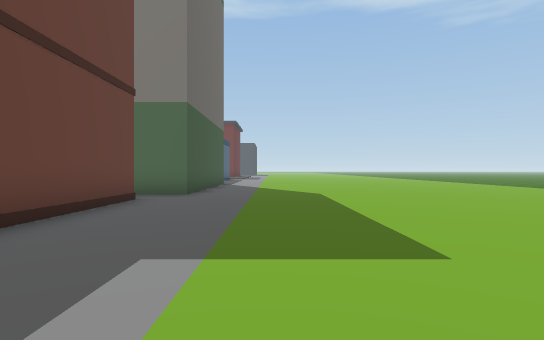
view 1 (above)

24 first-person views from a walk through a scene from a Unity 3-D project. The camera is 1.3 m above the floor, looks level and sees 80° across. The floor is counted in squares, 2 m on a side. Each view is taken from the middle of a square. On the plan, view 1 faces up. The plan holds only what a view shows up to about 10 squares ahead; the rest is blank. The place goes on beyond the plan.

view 2
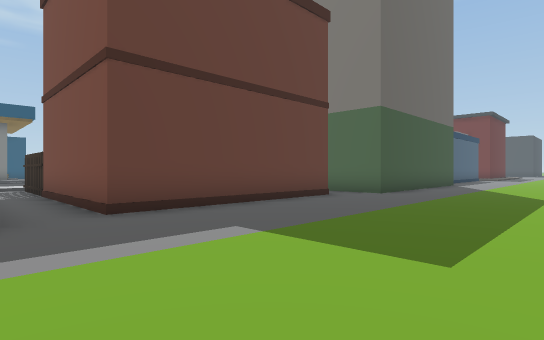

view 3
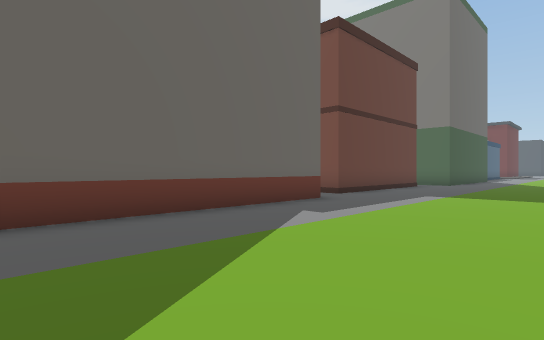

view 4
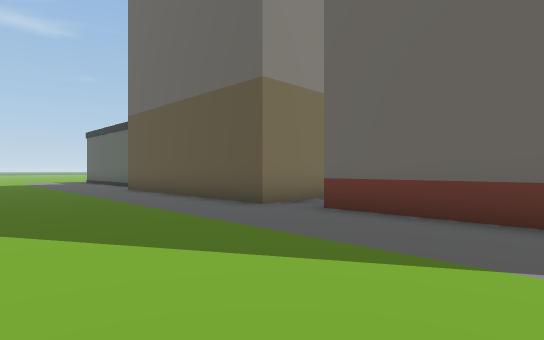

view 5
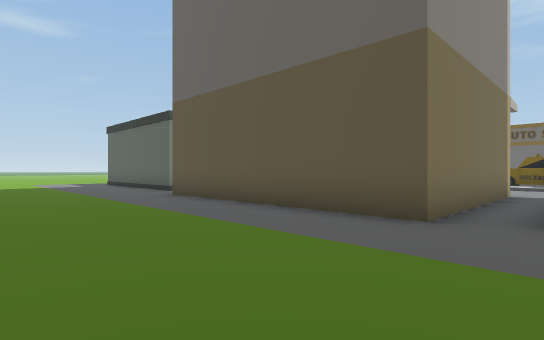

view 6
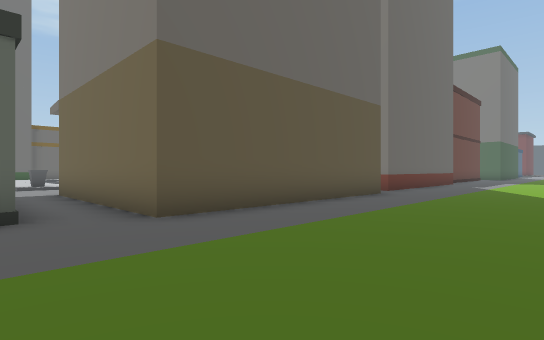

view 7
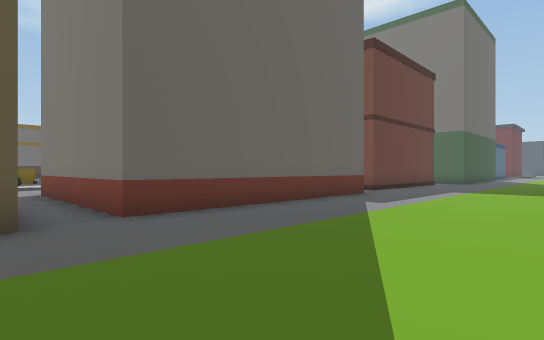

view 8
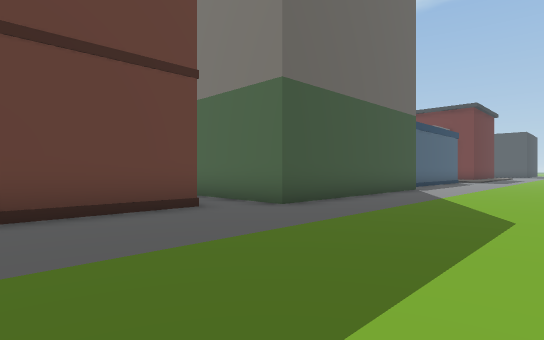

view 9
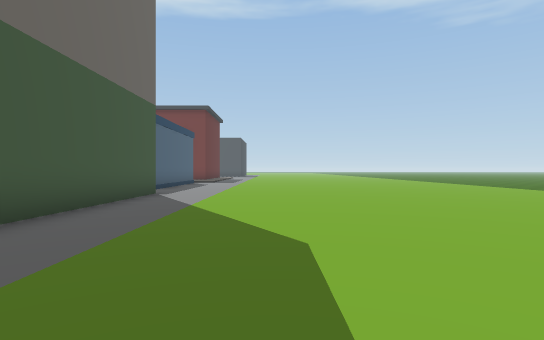

view 10
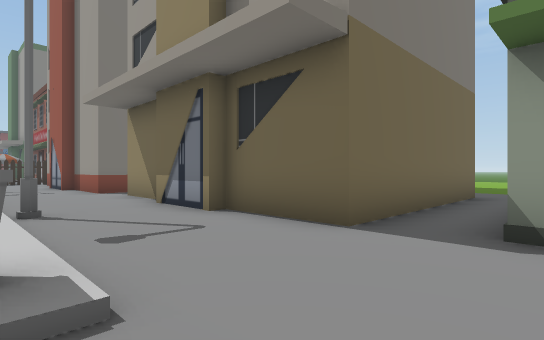

view 11
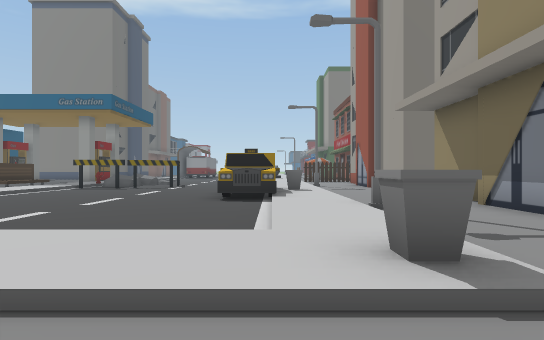

view 12
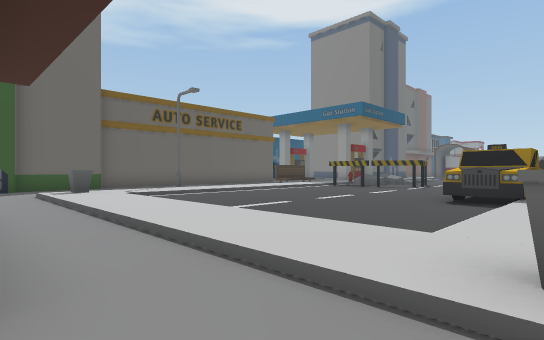

view 13
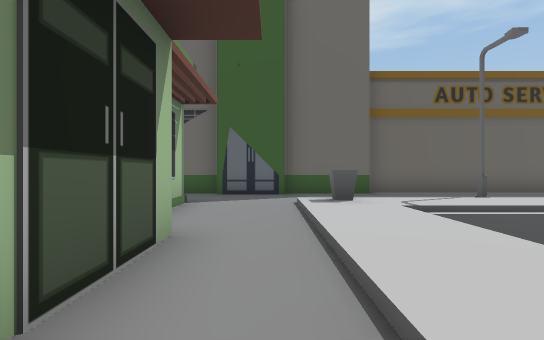

view 14
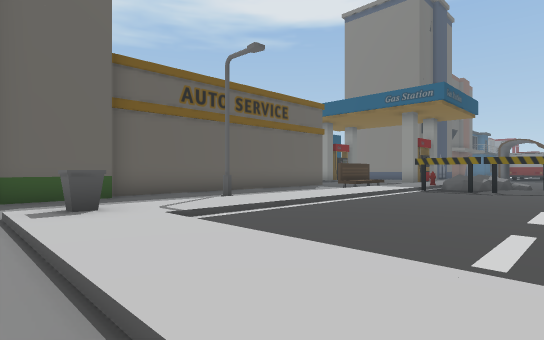

view 15
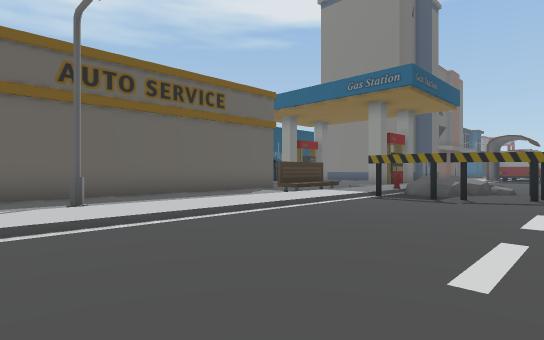

view 16
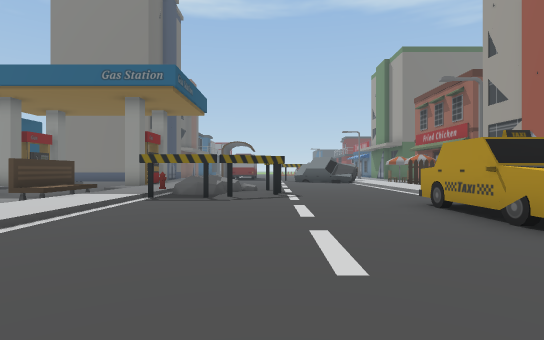

view 17
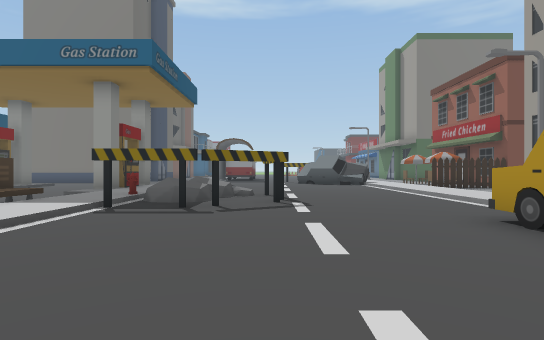

view 18
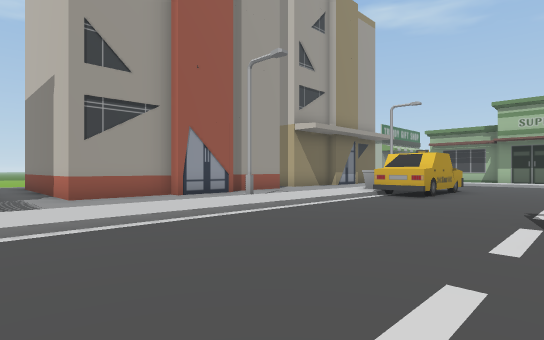

view 19
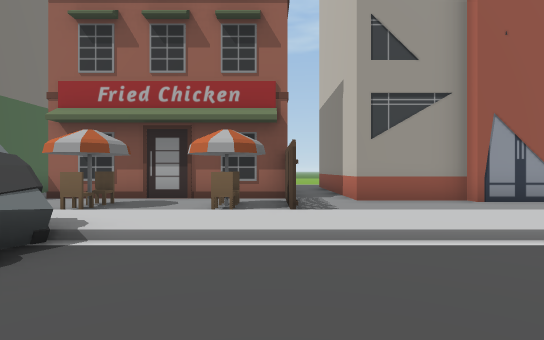

view 20
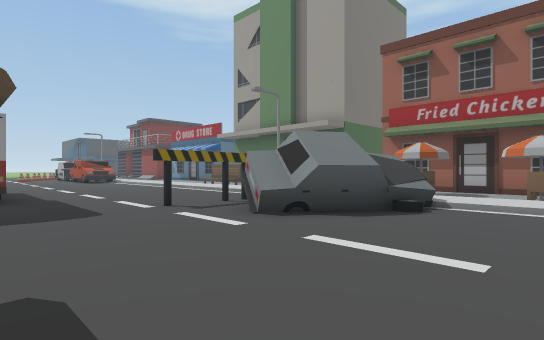

view 21
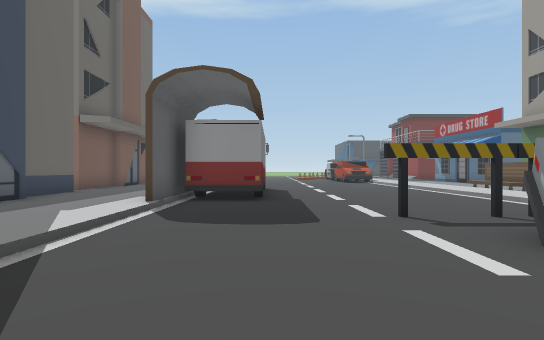

view 22
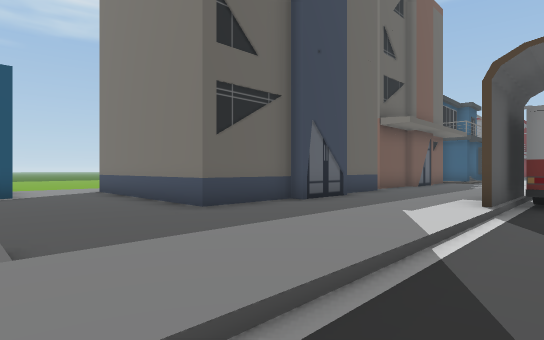

view 23
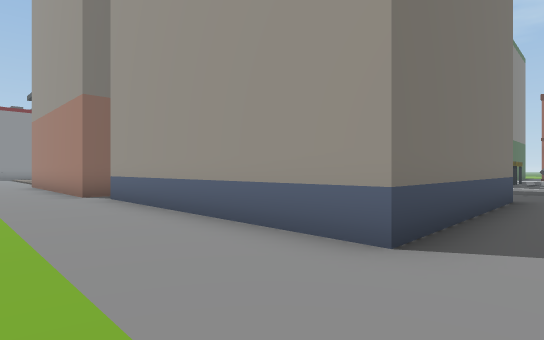

view 24
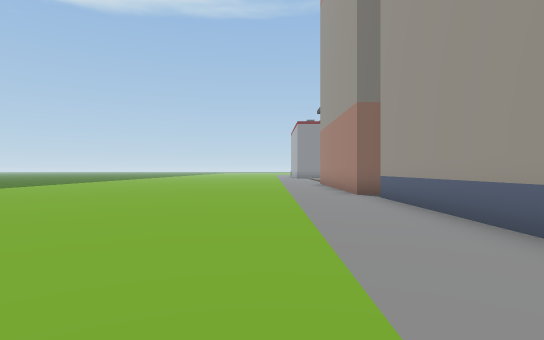

### Floor plan
Key: @ floor where view 1 was taken; # wall or solid block; x gap in a wall; . main floor; : floor 0.25 m higher than the main floor; / step, stairs or slope; O other object.
Columns run from 34 left of view 1 to 2 right of it. Each row starts with its distance up from view 1.
 15 ......O                        O.....
 14 ......O      .:  ..     O      O.....
 13 .......    ...: O...../:O      O.....
 12 ......O    O..:  .....//       O.....
 11 ......O    O..:OO...../:       O.....
 10 ......O    O..:OO...../:       O.....
  9 ......O    O..:O....../    OOOOO.....
  8 ......O    O..:/......       ........
  7  .....OOOOOO..:/...OOOO   .#   #.....
  6   ............:/....    ...#   #.....
  5    ...........:/....OOO:.O.#   #.....
  4       #.......:/.....O/:...#   #.....
  3            ..::/....../:.O.#   #.....
  2                 ....../:OOO#####.....
  1                   ..../:.............
  0              x:   ..../:..OOOOOO..@..
 -1             .::   ..../:..O    O.....
 -2             ..:/ OO.../:..O    O.....
 -3            ...:OO.O.../:O.O    O.....
 -4            ..O:OOOO.../:..O    O.....
 -5             .O:/....../:..O    O.....
 -6           O.. :/.....OO:..OOOOOO.....
 -7            .. :/.....OO:.............
 -8           O.. :/.....OO:...OOOOO.....
 -9           O.. :/.....OO:...O   O.....
-10           O.. :/....../:..O    O.....
-11           O..O:/....../:O.O    O.....
-12           O.. :/....../:...O   O.....
-13            O. :////////:...O   O.....
-14            O..O::::::::O...OOOOO.....
-15            O.........................
-16            O.....OOOO .....#   #.....

Where each view was taken, in squares from view 1:
view 1: 0 up, 0 right, facing up
view 2: 0 up, 2 right, facing up-left
view 3: 6 down, 2 right, facing up-left
view 4: 3 down, 2 right, facing down-left
view 5: 6 down, 2 right, facing down-left
view 6: 16 down, 2 right, facing up-left
view 7: 8 down, 2 right, facing up-left
view 8: 4 up, 2 right, facing up-left
view 9: 6 up, 1 right, facing up
view 10: 16 down, 11 left, facing up-right
view 11: 16 down, 12 left, facing up
view 12: 16 down, 11 left, facing up-left
view 13: 15 down, 14 left, facing left
view 14: 15 down, 15 left, facing up-left
view 15: 12 down, 15 left, facing up-left
view 16: 12 down, 16 left, facing up
view 17: 10 down, 16 left, facing up
view 18: 2 up, 16 left, facing down-right
view 19: 2 up, 15 left, facing right
view 20: 2 up, 18 left, facing up-right
view 21: 3 up, 17 left, facing up
view 22: 3 up, 18 left, facing up-left
view 23: 5 up, 31 left, facing up-right
view 24: 5 up, 31 left, facing up
